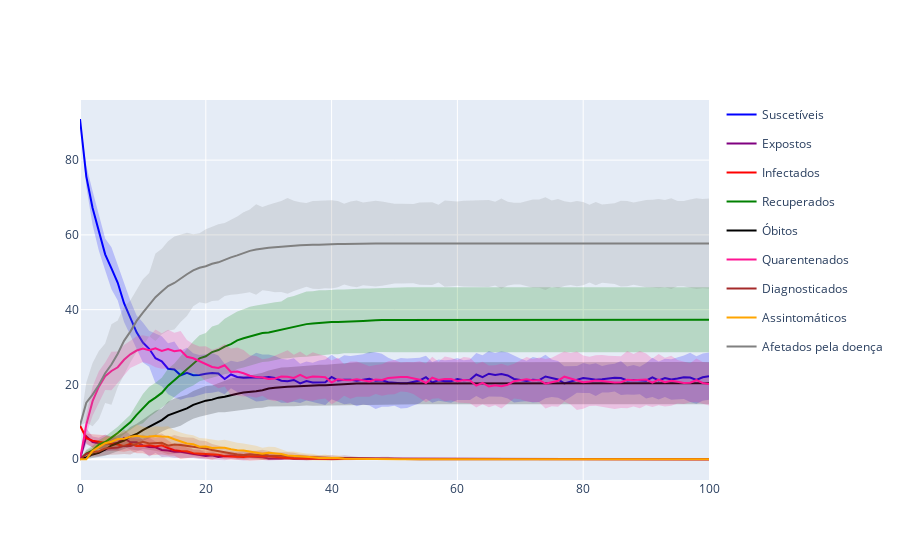

Notebook code for this chart:
### Code cell
fig = go.Figure()
colors = ['blue', 'purple', 'red', 'green', 'black', 'deeppink', 'brown', 'orange', 'grey']
new_colors = [color_to_rgba(c, alpha = 0.2) for c in colors]
compartimentos = [X_r.S_mean, X_r.E_mean, X_r.I_mean, X_r.R_mean, X_r.M_mean, X_r.Q_mean, X_r.D_mean, X_r.A_mean]
sigmas = [X_r.S_sigma, X_r.E_sigma, X_r.I_sigma, X_r.R_sigma, X_r.M_sigma, X_r.Q_sigma, X_r.D_sigma, X_r.A_sigma]
nomes = ['Suscetíveis', 'Expostos', 'Infectados', 'Recuperados', 'Óbitos', 'Quarentenados', 'Diagnosticados', 'Assintomáticos', 'Afetados pela doença']
for i, comp in enumerate(compartimentos):
    fig.add_trace(go.Scatter(x = tempos, y =  compartimentos[i]- sigmas[i], marker = dict(color = colors[i]), name = nomes[i], legendgroup = nomes[i], showlegend = False, line = dict(width = 0)))
    fig.add_trace(go.Scatter(x = tempos, y =  compartimentos[i] + sigmas[i], marker = dict(color = colors[i]), name = nomes[i], legendgroup = nomes[i], showlegend = False, line = dict(width = 0), fill = 'tonexty', fillcolor = new_colors[i]))
    fig.add_trace(go.Scatter(x = tempos, y = compartimentos[i], marker = dict(color = colors[i]), name = nomes[i], legendgroup = nomes[i], showlegend = True))
fig.add_trace(go.Scatter(x = tempos, y = num_pop - X_r.S_mean - X_r.Q_mean - X_r.S_sigma - X_r.Q_sigma , marker = dict(color = colors[-1]), name = nomes[-1], legendgroup = nomes[-1], showlegend = False, line = dict(width = 0)))
fig.add_trace(go.Scatter(x = tempos, y = num_pop - X_r.S_mean - X_r.Q_mean + X_r.S_sigma + X_r.Q_sigma , marker = dict(color = colors[-1]), name = nomes[-1], legendgroup = nomes[-1], showlegend = False, line = dict(width = 0), fill = 'tonexty', fillcolor = new_colors[-1]))
fig.add_trace(go.Scatter(x = tempos, y = num_pop - X_r.S_mean - X_r.Q_mean, marker = dict(color = colors[-1]), name = nomes[-1], legendgroup = nomes[-1], showlegend = True))
